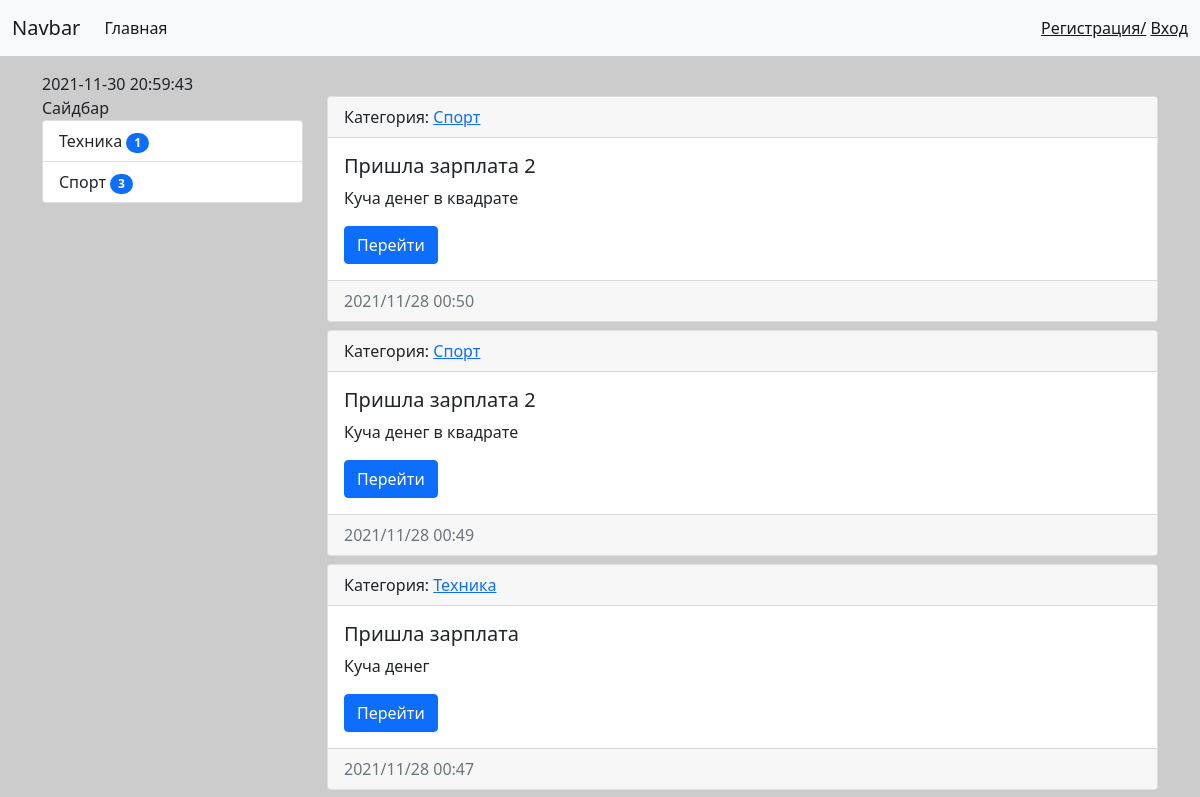
The app's page /test/ (upper part), older data.
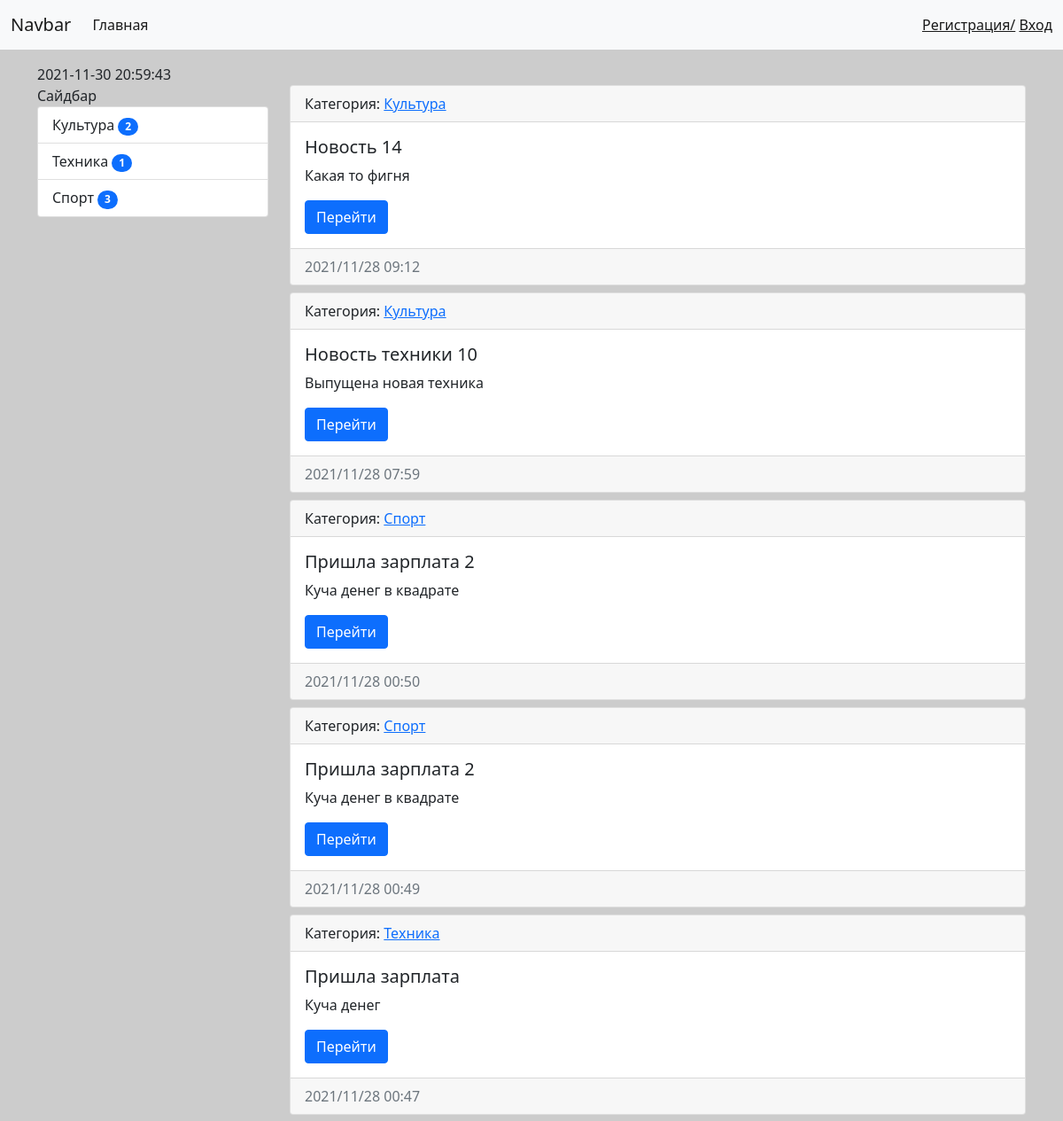
The same page, newer data.
### news/models.py (models this page shows, shortened)
class Category(models.Model):
    title = models.CharField(max_length=150, verbose_name='Наименование категории', db_index=True)
    def get_absolute_url(self):
        return reverse('category',kwargs={"category_id": self.pk})
    class Meta:
        verbose_name = "Категория"
        verbose_name_plural = "Категории"
        ordering = ['title']
    def __str__(self):
        return self.title

class News(models.Model):
    title = models.CharField(max_length=150, verbose_name="Заголовок")
    content = models.TextField(blank=True, verbose_name='Контент')
    created_at = models.DateTimeField(auto_now_add=True, verbose_name="Опубликовано")
    updated_at = models.DateTimeField(auto_now=True, verbose_name='Обновлено')
    photo = models.ImageField(upload_to='photos/%Y/%m/', verbose_name="Фото", blank=True)
    is_published = models.BooleanField(default=True, verbose_name='Опубликовано?')
    category = models.ForeignKey('Category', on_delete=models.PROTECT, null=True, verbose_name='Категория')
    views = models.IntegerField(default=0)
    def get_absolute_url(self):
        return reverse('view_news',kwargs={"pk": self.pk})
    class Meta:
        verbose_name = "Новость"
        verbose_name_plural = "Новости"
        ordering = ['-created_at']

### news/views.py (the view)
# urls.py: path('test/', views.test),
def test(request):
    news = News.objects.order_by('-created_at')
    title = "Новости"
    categories = Category.objects.all()
    return render(request, 'news/index2.html', {'news': news,
    "title": title,
    })

### news/templatetags/news_tags.py (called while the page is built)
@register.inclusion_tag('news/list_categories.html')
def show_categories(arg1="HELLO", arg2=505):
    categories = Category.objects.annotate(cnt=Count('news',filter=F('news__is_published'))).filter(cnt__gt=0)
    return {"categories": categories,
            "arg1":arg1,
            "arg2:":arg2
            }

### news/templates/news/index2.html (shortened to what this page needs)
{% extends 'base.html' %}
{% block sidebar  %}
{% include 'inc/_sidebar.html' %}
{% endblock %}
{% block content %}
  {%for item in news%}
    <div class="card mb-2 ">
        <div class="card-header">
         Категория: <a href="{{ item.category.get_absolute_url }}"> {{item.category}} </a>
        </div>
            <div class="card-body">
              <div class="media">
                <div class="media-body">
                  <h5 class="card-title">{{item.title}}</h5>
                  {% autoescape off %}
                  <p class="card-text">{{item.content|truncatewords:50}}</p>
                  {% endautoescape %}
                    <a href="{{item.get_absolute_url}}" class="btn btn-primary ">Перейти</a>
                </div>
              </div>
            </div>
        <div class="card-footer text-muted">
          {{item.created_at|date:"Y/m/d H:i"}}
        </div>
    </div>
  {% endfor %}
{% endblock %}

### news/templates/news/list_categories.html
<div class="list-group mb-2">
    {{arg1}}
    {% for item in categories %}
      <a href="{{ item.get_absolute_url }}" class="list-group-item list-group-item-action">{{item.title}}
      <span class="badge bg-primary rounded-pill">{{item.cnt}}</span></a>
    {% endfor %}
</div>

Row changes from the older to the newer data that the page shows:
now on this page (row unchanged): Category: title "Культура", cnt "2"
added News: category "Культура", title "Новость 14", content "Какая то фигня", created_at "2021/11/28 09:12"
added News: category "Культура", title "Новость техники 10", content "Выпущена новая техника", created_at "2021/11/28 07:59"
